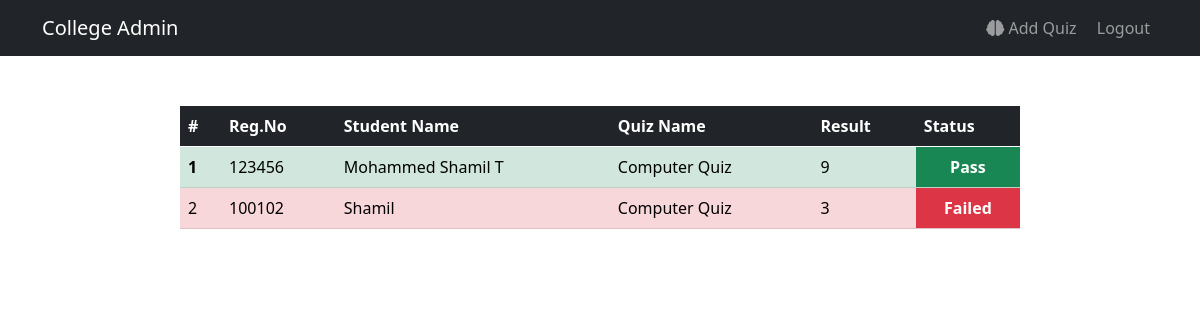
The app's page /college-admin/std-results, older data.
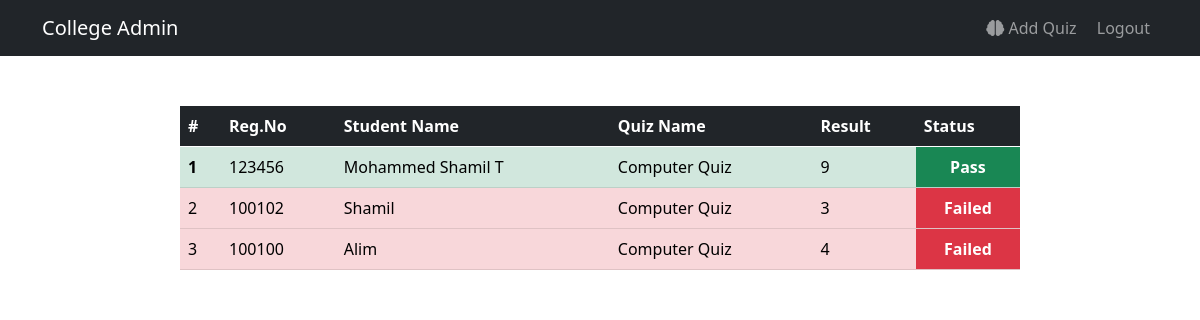
The same page, newer data.
### quizapp/models.py (models this page shows, shortened)
class User_Model(models.Model):
  user_name = models.CharField(max_length=50)
  reg_no = models.IntegerField(default=0)
  pwd = models.CharField(max_length=13)

class Quiz_Model(models.Model):
  quiz_name = models.CharField(max_length=100)
  quiz_type = models.IntegerField(default=0)
  start_date = models.DateTimeField()
  end_date = models.DateTimeField()

### quizapp/views.py (the view)
# urls.py: path('college-admin/std-results', views.student_results, name='std-result'),
def student_results(request):
    list = []
    Result = Quiz_result.objects.all()
    for r in Result:
        result = r.get_all_results()
        list.append(result)
    print(list)
    return render(request, 'student_result.html', {'results': list})

### quizapp/models.py (called while the page is built)
  def get_all_results(self):
    User = User_Model.objects.get(id = self.s_id)
    s_name = User.user_name
    reg_no = User.reg_no
    q_name = Quiz_Model.objects.get(id = self.quiz_type).quiz_name
    result = {
      'name':s_name,
      'reg_no':reg_no,
      'quiz':q_name,
      'result':self.result
    }
    return result

### templates/student_result.html (shortened to what this page needs)
<!DOCTYPE html>
<html lang="en">
<head>
  <link rel="stylesheet" href="https://pro.fontawesome.com/releases/v5.10.0/css/all.css"
 />
  <link href="https://cdn.jsdelivr.net/npm/bootstrap@5.0.2/dist/css/bootstrap.min.css" rel="stylesheet"
 />
</head>
<body>
  <header>
    <div class="nav-bar">
      <nav class="navbar navbar-expand-lg navbar-dark bg-dark">
        <div class="container">
          <a class="navbar-brand" href="#">College Admin</a>
          <div class="collapse navbar-collapse" id="navbarSupportedContent">
            <ul class="navbar-nav ms-auto">
              <li><a class="nav-link" href="/college_home?id=admin&pwd=admin"><i class="fas fa-brain"></i> Add Quiz</a></li>
              <li><a class="nav-link" href="/college_admin"> Logout</a></li>
            </ul>
          </div>
        </div>
      </nav>
    </div>
  </header>
  <div class="results">
    <table class="table table-dark table-responsive-sm">
      <thead class="">
        <th>#</th>
        <th>Reg.No</th>
        <th>Student Name</th>
        <th>Quiz Name</th>
        <th>Result</th>
        <th>Status</th>
      </thead>
      <tbody>
        {% for r in results %}
          {% if r.result >= 5 %}
          <tr class="table-success">
            <th>{{ forloop.counter }}</th>
            <td>{{ r.reg_no }}</td>
            <td>{{ r.name }}</td>
            <td>{{ r.quiz }}</td>
            <td>{{ r.result }}</td>
            <td class="pass" style="background-color: #198754;">Pass</td>
          </tr>
          {% else %}
          <tr class="table-danger">
            <td>{{ forloop.counter }}</td>
            <td>{{ r.reg_no }}</td>
            <td>{{ r.name }}</td>
            <td>{{ r.quiz }}</td>
            <td>{{ r.result }}</td>
            <td class="pass" style="background-color: #dc3545;">Failed</td>
          </tr>
          {% endif %}
        {% endfor %}
      </tbody>
    </table>
  </div>
</body>
</html>

### templates/student_result.html (style rules this page uses)
.results { width: 100%; display: flex; justify-content: center; align-items: center; }
.pass { color: rgb(255, 255, 255); text-align: center; font-weight: 600; }
.results table { width: 70%; margin-top: 50px; }

Row changes from the older to the newer data that the page shows:
added User_Model: name "Alim"
Text that changed along with them:
new list line: "3 100100 4 Failed"
new list line: "Computer Quiz"
